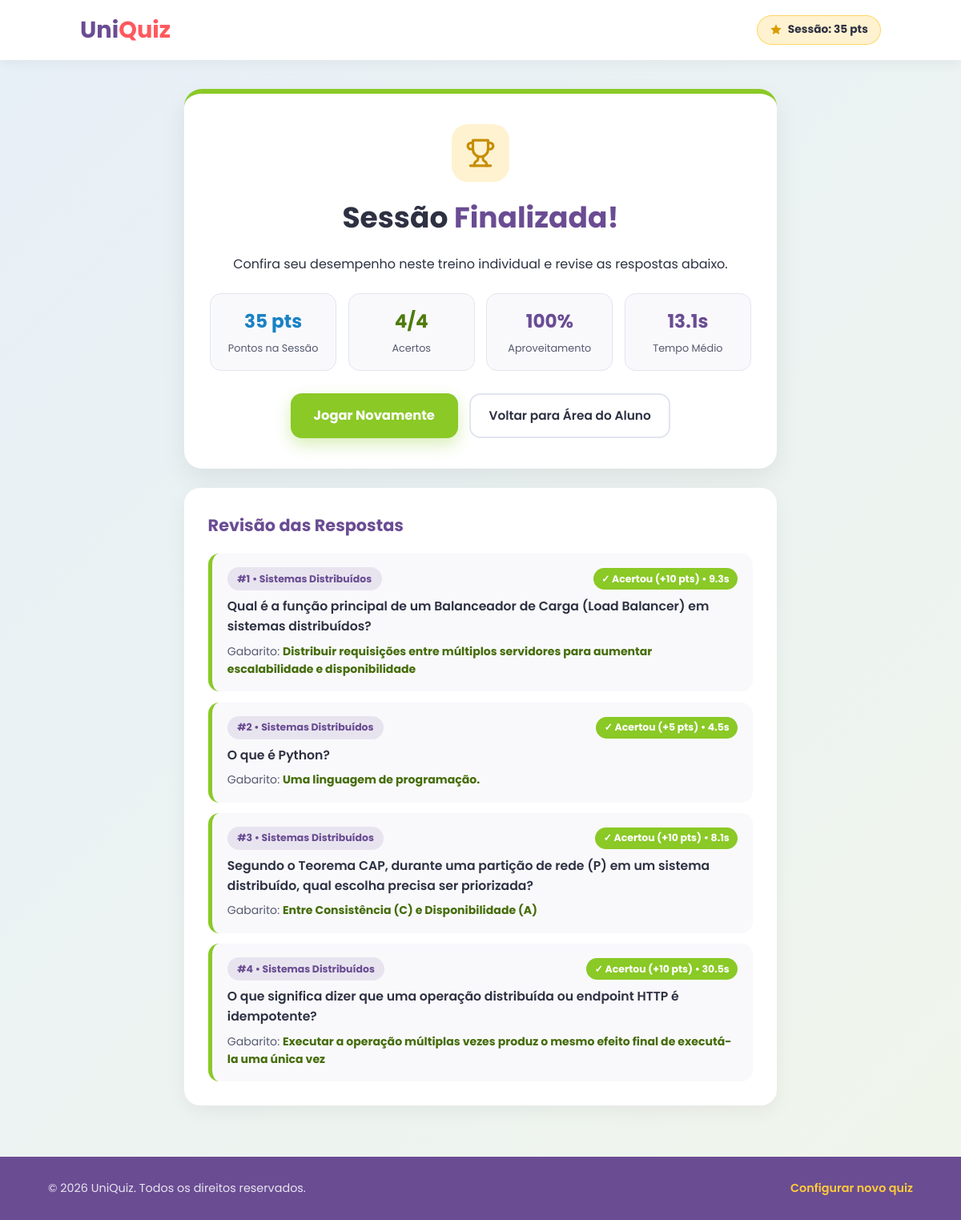
The page /aluno/individual/sessao/5/ (signed in) on the database its author committed.
### uniquiz/models.py (models this page shows, shortened)
class SessaoIndividual(models.Model):
    usuario = models.ForeignKey(Usuario, on_delete=models.CASCADE)
    pontuacao_final = models.IntegerField(default=0)
    status = models.CharField(max_length=20, default='em_andamento')
    data_inicio = models.DateTimeField(auto_now_add=True)

class Pergunta(models.Model):
    NIVEIS = [
        (1, 'Fácil'),
        (2, 'Médio'),
        (3, 'Difícil')
    ]
    categoria = models.ForeignKey(Categoria, on_delete=models.CASCADE)
    autor = models.ForeignKey(
        Usuario,
        on_delete=models.SET_NULL,
        null=True,
        blank=True,
        related_name='perguntas_criadas',
        limit_choices_to={'credencial': 2},
    )
    texto_pergunta = models.TextField(max_length=500)
    nivel = models.IntegerField(choices=NIVEIS, default=1)
    pontuacao = models.IntegerField(default=10)

class Categoria(models.Model):
    nome = models.CharField(max_length=100)
    descricao = models.TextField(blank=True)

class Alternativa(models.Model):
    pergunta = models.ForeignKey(Pergunta, on_delete=models.CASCADE)
    texto = models.CharField(max_length=500)
    correta = models.BooleanField(default=False)

### uniquiz/views.py (the view, shortened to what this page needs)
# urls.py: path('aluno/individual/sessao/<int:sessao_id>/', views.jogar_individual, name='jogar-individual'),
@credencial_requerida(1)
def jogar_individual(request, sessao_id):
    sessao = get_object_or_404(SessaoIndividual, pk=sessao_id)
    if sessao.usuario_id != request.user.id:
        return HttpResponseForbidden('Você não tem permissão para acessar esta sessão.')
    if sessao.status == 'abandonada':
        messages.warning(request, 'Esta sessão foi encerrada antes de ser concluída.')
        return redirect('uniquiz:modo-individual')
    estado = request.session.get('quiz_individual')
    estado_valido = isinstance(estado, dict) and estado.get('sessao_id') == sessao.id
    if sessao.status == 'finalizada':
        game_over = bool(estado_valido and estado.get('game_over'))
        if estado_valido:
            request.session.pop('quiz_individual', None)
            request.session.modified = True
        logs = list(
            RespostaLog.objects.filter(sessao_individual=sessao)
            .select_related('pergunta', 'pergunta__categoria')
            .prefetch_related('pergunta__alternativa_set')
            .order_by('id')
        )
        total_respostas = len(logs)
        total_acertos = sum(1 for log in logs if log.acertou)
        total_erros = total_respostas - total_acertos
        if not game_over and total_erros > 0:
            game_over = True
        taxa_acerto = round((total_acertos / total_respostas) * 100) if total_respostas else 0
        tempo_medio = (
            round(sum(log.tempo_resposta_segundos for log in logs) / total_respostas, 1)
            if total_respostas
            else 0.0
        )
        revisao = []
        for idx, log in enumerate(logs, start=1):
            correta = next(
                (alt.texto for alt in log.pergunta.alternativa_set.all() if alt.correta),
                '—',
            )
            revisao.append({
                'numero': idx,
                'pergunta': log.pergunta,
                'acertou': log.acertou,
                'tempo': round(log.tempo_resposta_segundos, 1),
                'resposta_correta': correta,
            })
        context = {
            'modo': 'resultado',
            'sessao': sessao,
            'game_over': game_over,
            'pontuacao_acumulada_perfil': request.user.pontuacao_total,
            'total_respostas': total_respostas,
            'total_acertos': total_acertos,
            'total_erros': total_erros,
            'taxa_acerto': taxa_acerto,
            'tempo_medio': tempo_medio,
            'revisao': revisao,
        }
        return render(request, 'uniquiz/quiz-individual.html', context)

### uniquiz/templates/uniquiz/quiz-individual.html (shortened to what this page needs)
<!DOCTYPE html>
<html lang="pt-BR">
<head>
</head>
<body>
    <header class="site-header">
        <nav class="site-nav" aria-label="Barra da sessão de quiz">
            <a href="{% url 'uniquiz:tela-aluno' %}" class="logo">Uni<span>Quiz</span></a>
            <div class="session-bar">
                <div class="score-pill" aria-label="Pontuação nesta sessão">
                    <svg viewBox="0 0 24 24" fill="currentColor" aria-hidden="true">
                        <path d="M12 2l2.9 6.26L22 9.27l-5 4.87 1.18 6.88L12 17.77l-6.18 3.25L7 14.14 2 9.27l7.1-1.01L12 2z"/>
                    </svg>
                    <span>Sessão: {{ sessao.pontuacao_final }} pts</span>
                </div>
            </div>
        </nav>
    </header>
    <main>
        {% if modo == 'pergunta' %}
            <section class="progress-wrapper" aria-label="Progresso do quiz">
                <div class="progress-meta">
                    <span>Pergunta <strong>{{ numero_atual }}</strong> de <strong>{{ total_perguntas }}</strong></span>
                    <span>{{ progresso_percentual }}% concluído</span>
                </div>
                <progress class="quiz-progress" value="{{ numero_atual|add:'-1' }}" max="{{ total_perguntas }}"></progress>
            </section>
            <article class="quiz-card">
                <div class="question-meta">
                    <span class="tag tag-category">{{ pergunta.categoria.nome }}</span>
                    <span class="tag tag-level-{{ pergunta.nivel }}">{{ pergunta.get_nivel_display }}</span>
                    <span class="tag tag-points">Vale {{ pergunta.pontuacao }} pts</span>
                    {% if pergunta.autor %}
                        <span class="tag tag-category">Prof. {{ pergunta.autor.first_name|default:pergunta.autor.username }} {{ pergunta.autor.last_name }}</span>
                    {% endif %}
                </div>
                <h1 class="question-heading">{{ pergunta.texto_pergunta }}</h1>
                <form id="answer-form" action="{% url 'uniquiz:responder-individual' sessao.id %}" method="POST">
                    {% csrf_token %}
                    <input type="hidden" name="pergunta_id" value="{{ pergunta.id }}">
                    <fieldset class="alternatives-fieldset">
                        <legend class="visually-hidden">Escolha uma das alternativas</legend>
                        {% for alt in alternativas %}
                            <label class="alt-option">
                                <input type="radio" name="alternativa_id" value="{{ alt.id }}" required>
                                <span class="alt-letter alt-letter--{{ forloop.counter0 }}" aria-hidden="true">
                                    {% if forloop.counter0 == 0 %}A{% elif forloop.counter0 == 1 %}B{% elif forloop.counter0 == 2 %}C{% else %}D{% endif %}
                                </span>
                                <span class="alt-text">{{ alt.texto }}</span>
                            </label>
                        {% endfor %}
                    </fieldset>
                    <div class="quiz-actions quiz-actions--spaced">
                        <button type="submit" class="btn-primary btn-green" id="btn-confirm-answer">
                            <span>Confirmar Resposta</span>
                        </button>
                    </div>
                </form>
            </article>
        {% else %}
            <section class="result-hero" aria-labelledby="result-title">
                <div class="result-trophy" aria-hidden="true">
                </div>
                <h1 id="result-title">Sessão <span>Finalizada!</span></h1>
                <p>Confira seu desempenho neste treino individual e revise as respostas abaixo.</p>
                <div class="result-stats">
                    <div class="result-stat">
                        <span class="result-stat-value result-stat-value--blue">{{ sessao.pontuacao_final }} pts</span>
                        <span class="result-stat-label">Pontos na Sessão</span>
                    </div>
                    <div class="result-stat">
                        <span class="result-stat-value result-stat-value--green">{{ total_acertos }}/{{ total_respostas }}</span>
                        <span class="result-stat-label">Acertos</span>
                    </div>
                    <div class="result-stat">
                        <span class="result-stat-value">{{ taxa_acerto }}%</span>
                        <span class="result-stat-label">Aproveitamento</span>
                    </div>
                    <div class="result-stat">
                        <span class="result-stat-value">{{ tempo_medio }}s</span>
                        <span class="result-stat-label">Tempo Médio</span>
                    </div>
                </div>
                <div class="result-actions">
                    <a href="{% url 'uniquiz:modo-individual' %}" class="btn-primary btn-green">Jogar Novamente</a>
                    <a href="{% url 'uniquiz:tela-aluno' %}" class="btn-secondary">Voltar para Área do Aluno</a>
                </div>
            </section>
            {% if revisao %}
                <section class="review-card" aria-labelledby="review-title">
                    <h2 id="review-title">Revisão das Respostas</h2>
                    <ul class="review-list">
                        {% for item in revisao %}
                            <li class="review-item {% if not item.acertou %}review-item--wrong{% endif %}">
                                <div class="review-top">
                                    <span class="tag tag-category">#{{ item.numero }} • {{ item.pergunta.categoria.nome }}</span>
                                    <span class="status-chip {% if item.acertou %}status-chip--correct{% else %}status-chip--wrong{% endif %}">
                                        {% if item.acertou %}&#10003; Acertou (+{{ item.pergunta.pontuacao }} pts){% else %}&#10005; Errou{% endif %} • {{ item.tempo }}s
                                    </span>
                                </div>
                                <p class="review-question">{{ item.pergunta.texto_pergunta }}</p>
                                <p class="review-answer">Gabarito: <strong>{{ item.resposta_correta }}</strong></p>
                            </li>
                        {% endfor %}
                    </ul>
                </section>
            {% endif %}
        {% endif %}
    </main>
    <footer class="site-footer">
        <div class="footer-inner">
            <span>&copy; 2026 UniQuiz. Todos os direitos reservados.</span>
            <a href="{% url 'uniquiz:modo-individual' %}">Configurar novo quiz</a>
        </div>
    </footer>
</body>
</html>

### rows shown on the page
SessaoIndividual: pontuacao_final "35"
Pergunta: numero "1", pergunta.categoria.nome "Sistemas Distribuídos", pergunta.pontuacao "10", tempo "9.3", pergunta.texto_pergunta "Qual é a função principal de um Balanceador de Carga (Load Balancer) em sistemas distribuídos?", resposta_correta "Distribuir requisições entre múltiplos servidores para aumentar escalabilidade e disponibilidade"
Pergunta: numero "2", pergunta.categoria.nome "Sistemas Distribuídos", pergunta.pontuacao "5", tempo "4.5", pergunta.texto_pergunta "O que é Python?", resposta_correta "Uma linguagem de programação."
Pergunta: numero "3", pergunta.categoria.nome "Sistemas Distribuídos", pergunta.pontuacao "10", tempo "8.1", pergunta.texto_pergunta "Segundo o Teorema CAP, durante uma partição de rede (P) em um sistema distribuído, qual escolha precisa ser priorizada?", resposta_correta "Entre Consistência (C) e Disponibilidade (A)"
Pergunta: numero "4", pergunta.categoria.nome "Sistemas Distribuídos", pergunta.pontuacao "10", tempo "30.5", pergunta.texto_pergunta "O que significa dizer que uma operação distribuída ou endpoint HTTP é idempotente?", resposta_correta "Executar a operação múltiplas vezes produz o mesmo efeito final de executá-la uma única vez"

### other values the page prints
{{ total_acertos }} "4"
{{ total_respostas }} "4"
{{ taxa_acerto }} "100"
{{ tempo_medio }} "13.1"
